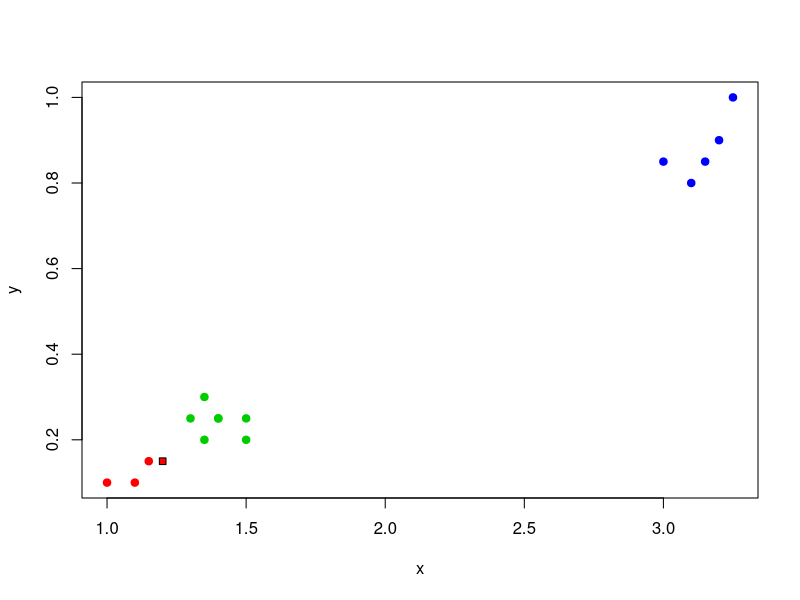

This chart was generated by the following R code:
euclideanDistance <-function(u, v) {
  sqrt(sum((u - v) ^ 2))
}

weight <- function(i, k, q) {
  return (q ^ i)
}

sortObjectsByDist <- function(xl, z, metricFunction = euclideanDistance) {
  l <-dim(xl)[1]
  n <-dim(xl)[2] - 1
  
  distances <- matrix(NA, l, 2)
  
  for (i in 1:l) {
    distances[i, ] <- c(i,metricFunction(xl[i, 1:n], z))
  }
  
  orderedXl <- xl[order(distances[, 2]), ]
  return (orderedXl);
}

kNN <- function(xl, z, k) {
  orderedXl <- sortObjectsByDist(xl, z)
  n <- dim(orderedXl)[2] - 1
  classes <- orderedXl[1:k, n + 1]
  counts <- table(classes)
  class <- names(which.max(counts))
  return (class)
}

kNN2 <- function(xl, z, k) {
  orderedXl <- sortObjectsByDist(xl, z)
  n <- dim(orderedXl)[2] - 1
  classes <- orderedXl[1:k, n + 1]
  counts <- table(classes)
  class <- names(which.max(counts))
  return (class)
}

kWNN <- function(xl, z, k, q) {
  orderedXl <- sortObjectsByDist(xl, z)
  n <- dim(orderedXl)[2] - 1
  weights <- rep(0,3)
  names(weights) <- c("class-1", "class-2", "class-3")
  classes <- orderedXl[1:k, n + 1]
  for(i in 1:k) {
    weights[classes[i]] <- weight(i,k,q) + weights[classes[i]];
  }
  class <- names(which.max(weights))
  return(class)
}

LOO <- function(xl) {
  l = dim(xl)[1]
  Err = matrix(0, l-1, 1)
  for (i in 1:l) {
    z = xl[i, 1:2]
    new_xl = xl[-i, ]
    new_xl = sortObjectsByDist(new_xl,z)
    for (k in 1:l-1) {
      class <- kWNN(new_xl, z,k)
      if (class != xl[i,3]) {
        Err[k] = Err[k] + 1
      }
    }
  }
  return (which.min(Err))
}

colors <- c("class-1" = "red", "class-2" = "green3", "class-3" = "blue")

df = data.frame(x = double(), y = double(), class = character())

df <- rbind(df, data.frame(x = 1, y = 0.1, class = "class-1"))
df <- rbind(df, data.frame(x = 1.15, y = 0.15, class = "class-1"))
df <- rbind(df, data.frame(x = 1.1, y = 0.1, class = "class-1"))
df <- rbind(df, data.frame(x = 1.5, y = 0.2, class = "class-2"))
df <- rbind(df, data.frame(x = 1.35, y = 0.2, class = "class-2"))
df <- rbind(df, data.frame(x = 1.3, y = 0.25, class = "class-2"))
df <- rbind(df, data.frame(x = 1.5, y = 0.25, class = "class-2"))
df <- rbind(df, data.frame(x = 1.35, y = 0.3, class = "class-2"))
df <- rbind(df, data.frame(x = 1.4, y = 0.25, class = "class-2"))
df <- rbind(df, data.frame(x = 1.4, y = 0.25, class = "class-2"))
df <- rbind(df, data.frame(x = 3, y = 0.85, class = "class-3"))
df <- rbind(df, data.frame(x = 3.2, y = 0.9, class = "class-3"))
df <- rbind(df, data.frame(x = 3.25, y = 1, class = "class-3"))
df <- rbind(df, data.frame(x = 3.1, y = 0.8, class = "class-3"))
df <- rbind(df, data.frame(x = 3.15, y = 0.85, class = "class-3"))
plot(df[c("x", "y")], pch = 19, col = colors[df$class])

z <- c(1.2, 0.15)
#class <- kNN(df, z, k=7)
class <- kWNN(df, z, k=7, q=0.56)
print(class)
points(z[1], z[2], pch = 22, bg = colors[class], asp = 1)
